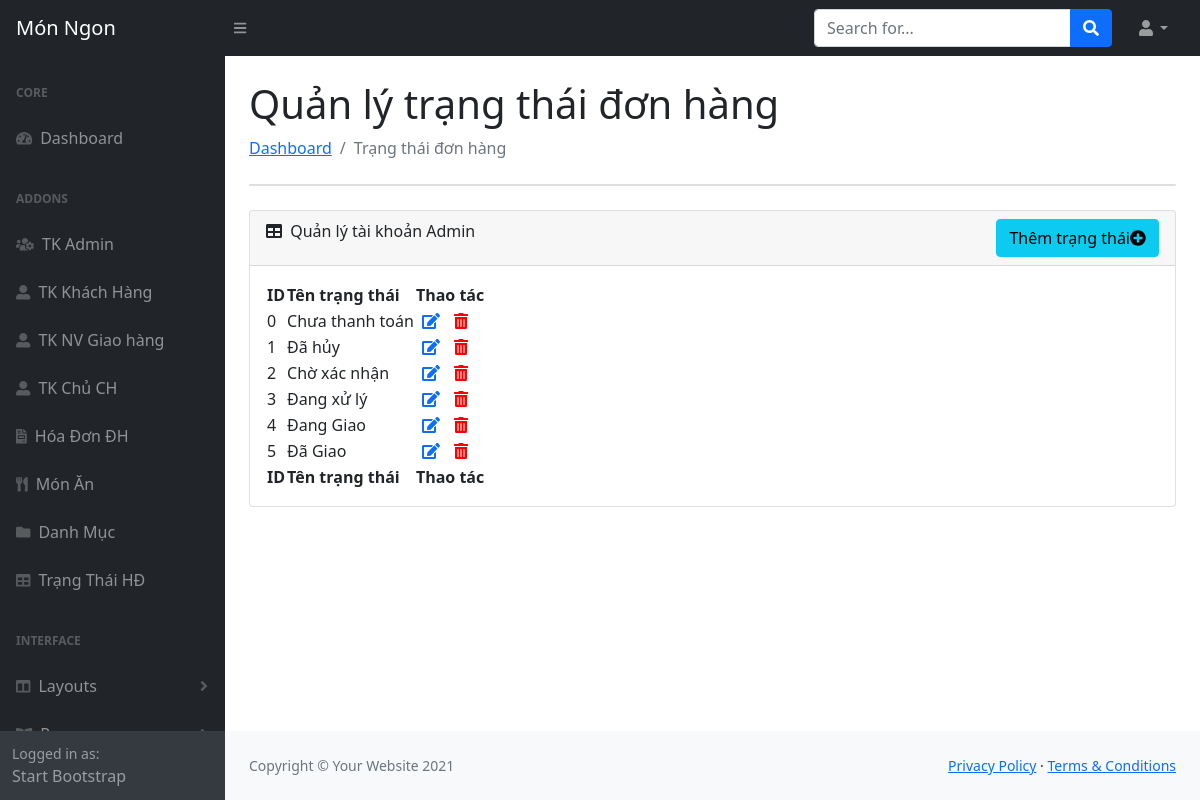
Page /public/admin/trang-thai (signed in) on the committed database.
### tables this page shows
CREATE TABLE `trangthaihd` (
  `IDTrangThai` int(11) NOT NULL,
  `TenTrangThai` varchar(50) NOT NULL
);

### App/Controllers/AdTrangThaiController.php (called while the page is built, shortened)
<?php
class AdTrangThaiController extends AdBaseController
{
    public function indexAction()
    {
        $getListTrangThai = trangThaiModel::getAll();
        View::render('Admin/index.php', ['page' => 'trangThai', 'listTrangThaiHoaDon' => $getListTrangThai] );
    }
}

### public/index.php (called while the page is built, shortened)
<?php
$router = new Core\Router();
$router->add('/DoAn1/public/', ['controller' => 'Home', 'action' => 'index']);
$router->add('/DoAn1/public/Home', ['controller' => 'Home', 'action' => 'home']);
$router->add('/DoAn1/public/ds-cua-hang', ['controller' => 'CuahangController', 'action' => 'index']);
$router->add('/DoAn1/public/cua-hang/{idmon:\d+}', ['controller' => 'CuahangController', 'action' => 'monAnOfCuaHang']);
$router->add('/DoAn1/public/cua-hang/by/{idcuahang:\d+}', ['controller' => 'CuahangController', 'action' => 'MonAnByIdCuaHang']);
$router->add('/DoAn1/public/mon-an', ['controller' => 'MonAnController', 'action' => 'index']);
$router->add('/DoAn1/public/mon-an/{id:\d+}', ['controller' => 'MonAnController', 'action' => 'index']);
$router->add('/DoAn1/public/mon-an-loai', ['controller' => 'MonAnController', 'action' => 'LoaiMon']);
$router->add('/DoAn1/public/mon-an-loai/{idcate:\d+}', ['controller' => 'MonAnController', 'action' => 'LoaiMon']);
$router->add('/DoAn1/public/mon-an-loai/{idcate:\d+}/{id:\d+}', ['controller' => 'MonAnController', 'action' => 'LoaiMon']);
$router->add('/DoAn1/public/dang-nhap', ['controller' => 'LoginController', 'action' => 'index']);
$router->add('/DoAn1/public/dang-xuat', ['controller' => 'LoginController', 'action' => 'logout']);
$router->add('/DoAn1/public/dang-ky', ['controller' => 'RegisterController', 'action' => 'index']);
$router->add('/DoAn1/public/checkUNKH', ['controller' => 'RegisterController', 'action' => 'checkUsserName']);
$router->add('/DoAn1/public/them-gio-hang', ['controller' => 'DatHangController', 'action' => 'index']);
$router->add('/DoAn1/public/gio-hang', ['controller' => 'DatHangController', 'action' => 'GioHang']);
$router->add('/DoAn1/public/chi-tiet-don-hang', ['controller' => 'DatHangController', 'action' => 'ChiTietDonHang']);
$router->add('/DoAn1/public/chi-tiet-don-hang/{iddh:\d+}', ['controller' => 'DatHangController', 'action' => 'ChiTietDonHang']);
$router->add('/DoAn1/public/cch-chi-tiet-don-hang/{iddh:\d+}', ['controller' => 'CCHQuanLyMonAnController', 'action' => 'ChiTietDonHang']);
$router->add('/DoAn1/public/deleteItemCart', ['controller' => 'DatHangController', 'action' => 'DeleteItemCart']);
$router->add('/DoAn1/public/checkKhacCuaHang', ['controller' => 'DatHangController', 'action' => 'checkKhacCuaHang']);
$router->add('/DoAn1/public/thanh-toan', ['controller' => 'CheckoutController', 'action' => 'index']);
$router->add('/DoAn1/public/hoa-don', ['controller' => 'DatHangController', 'action' => 'DonHang']);
$router->add('/DoAn1/public/hoa-don/{idhd:\d+}', ['controller' => 'DatHangController', 'action' => 'capNhatHoaDon']);
$router->add('/DoAn1/public/dang-nhap-cch', ['controller' => 'CCHLoginController', 'action' => 'index']);
$router->add('/DoAn1/public/ql-mon-an', ['controller' => 'CCHQuanLyMonAnController', 'action' => 'index']);
$router->add('/DoAn1/public/delete-mon-an/{idmon:\d+}', ['controller' => 'CCHQuanLyMonAnController', 'action' => 'DeleteMon']);
$router->add('/DoAn1/public/don-hang-cua-cua-hang', ['controller' => 'CCHQuanLyMonAnController', 'action' => 'DonHangCuaCuaHang']);
$router->add('/DoAn1/public/ud-status', ['controller' => 'CCHQuanLyMonAnController', 'action' => 'UdStatus']);
$router->add('/DoAn1/public/dang-xuat-cch', ['controller' => 'CCHLoginController', 'action' => 'logout']);
$router->add('/DoAn1/public/Admin', ['controller' => 'AdminController', 'action' => 'index']);
$router->add('/DoAn1/public/Admin/accAdmin', ['controller' => 'AdminController', 'action' => 'accAdmin']);
$router->add('/DoAn1/public/Admin/insertAdmin', ['controller' => 'AdminController', 'action' => 'insertAdmin']);
$router->add('/DoAn1/public/Admin/updateAdmin', ['controller' => 'AdminController', 'action' => 'updateAdmin']);
$router->add('/DoAn1/public/Admin/checkUsername', ['controller' => 'AdminController', 'action' => 'checkUsername']);
$router->add('/DoAn1/public/Admin/deleteAdmin', ['controller' => 'AdminController', 'action' => 'deleteAdmin']);
$router->add('/DoAn1/public/Admin/monan', ['controller' => 'AdMonAnController', 'action' => 'index']);
$router->add('/DoAn1/public/admin/them-MonAn', ['controller' => 'AdMonAnController', 'action' => 'insertMonAn']);
$router->add('/DoAn1/public/admin/thung-rac', ['controller' => 'AdMonAnController', 'action' => 'trashMonAn']);
$router->add('/DoAn1/public/admin/deleteMonAn', ['controller' => 'AdMonAnController', 'action' => 'deleteMonAn']);
$router->add('/DoAn1/public/admin/RestoreMonAn', ['controller' => 'AdMonAnController', 'action' => 'RestoreMonAn']);
$router->add('/DoAn1/public/admin/permanentlyDelete', ['controller' => 'AdMonAnController', 'action' => 'permanentlyDelete']);
$router->add('/DoAn1/public/Admin/danh-muc', ['controller' => 'AdDanhMucController', 'action' => 'index']);
$router->add('/DoAn1/public/Admin/trang-thai', ['controller' => 'AdTrangThaiController', 'action' => 'index']);
$router->add('/DoAn1/public/Admin/taikhoan-khachhang', ['controller' => 'AdKhachHangController', 'action' => 'index']);
$router->add('/DoAn1/public/Admin/taikhoan-cuahang', ['controller' => 'AdChuCuaHangController', 'action' => 'index']);
$router->add('/DoAn1/public/Admin/nhan-vien-gh', ['controller' => 'AdNVGiaoHangController', 'action' => 'index']);
$router->add('/DoAn1/public/Admin/hoa-don', ['controller' => 'AdHoaDonController', 'action' => 'index']);
$router->add('/DoAn1/public/Admin/chitiet-hoadon', ['controller' => 'AdTrangThaiController', 'action' => 'index']);
$router->add('/DoAn1/public/Admin/login', ['controller' => 'AdLoginController', 'action' => 'index']);
$router->add('/DoAn1/public/Admin/logout', ['controller' => 'AdLoginController', 'action' => 'logout']);
$router->dispatch($_SERVER['REQUEST_URI']);

### App/Models/trangThaiModel.php (called while the page is built, shortened)
<?php
class trangThaiModel extends \Core\Model
{
    public static function getAll()
    {
        $db = static::getDb();
        $stmt = $db->query("SELECT * FROM trangthaihd");
        return $stmt->fetchAll(PDO::FETCH_ASSOC);
    }
}

### App/Views/Admin/adminDetail/trangThai.php (the view, shortened to what this page needs)
<main>
    <div class="container-fluid px-4">
        <h1 class="mt-4">Quản lý trạng thái đơn hàng</h1>
        <ol class="breadcrumb mb-4">
            <li class="breadcrumb-item"><a href="/DoAn1/public/Admin/">Dashboard</a></li>
            <li class="breadcrumb-item active">Trạng thái đơn hàng</li>
        </ol>
        <div class="card mb-4">
        </div>
        <div class="card mb-4">
            <div class="card-header">
                <div>
                    <i class="fas fa-table me-1"></i>
                    Quản lý tài khoản Admin
                </div>
                <div>
                    <a class="btn btn-info" data-bs-toggle="modal" data-bs-target="#myModalAdd">Thêm trạng thái<i class="fas fa-plus-circle"></i></a>
                </div>
            </div>
            <div class="card-body">
                <table id="datatablesSimple">
                    <thead>
                        <tr>
                            <th>ID</th>
                            <th>Tên trạng thái</th>
                            <th>Thao tác</th>
                        </tr>
                    </thead>
                    <tfoot>
                        <tr>
                            <th>ID</th>
                            <th>Tên trạng thái</th>
                            <th>Thao tác</th>
                        </tr>
                    </tfoot>
                    <tbody>
                        <?php foreach ($args['listTrangThaiHoaDon'] as $key => $value) { ?>
                            <tr id = "row_<?php echo $value['IDTrangThai']; ?>">
                                <td><?php echo $value['IDTrangThai']; ?></td>
                                <td ><?php echo $value['TenTrangThai']; ?></td>
                                <td class="actions">
                                    <a href="" title="Sửa" onclick="updateTrangThai(<?php echo $value['IDTrangThai']; ?>);" data-bs-toggle="modal" class="button" id="button_<?php echo $value['IDTrangThai']; ?>" data-bs-target="#myModalUpdate"><i class="fas fa-edit"></i></a>
                                    <a class="bt-delete-red" onclick="deleteTrangThai(<?php echo $value['IDTrangThai']; ?>)" title="Xóa"><i class="fas fa-trash-alt"></i></a>
                                </td>
                            </tr>
                        <?php } ?>
                    </tbody>
                </table>
            </div>
        </div>
    </div>
</main>

### rows in the picture
trangthaihd: IDTrangThai "0", TenTrangThai "Chưa thanh toán"
trangthaihd: IDTrangThai "1", TenTrangThai "Đã hủy"
trangthaihd: IDTrangThai "2", TenTrangThai "Chờ xác nhận"
trangthaihd: IDTrangThai "3", TenTrangThai "Đang xử lý"
trangthaihd: IDTrangThai "4", TenTrangThai "Đang Giao"
trangthaihd: IDTrangThai "5", TenTrangThai "Đã Giao"
